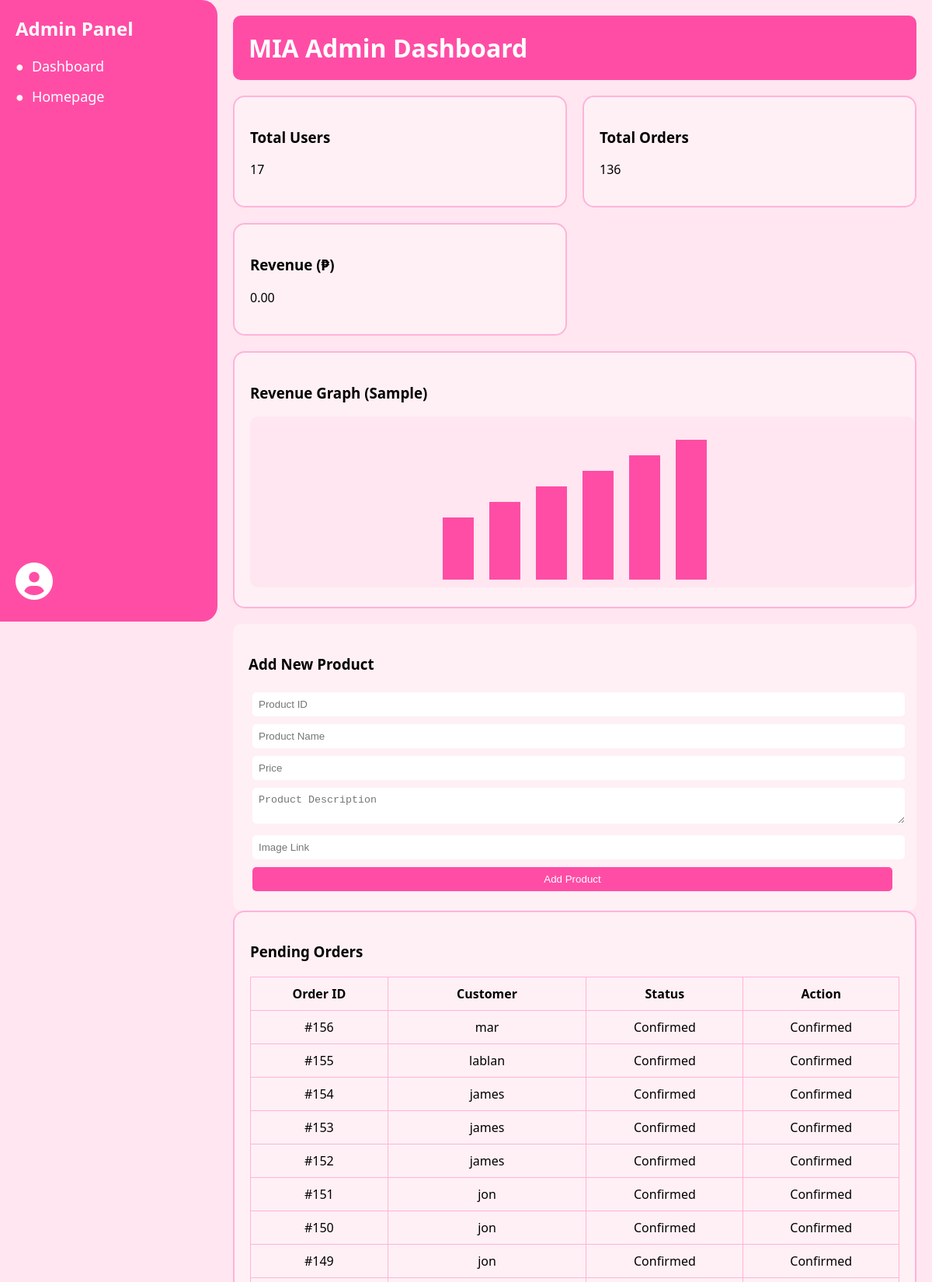
The page /admin_dashboard.php (upper part) on the database its author committed.
### tables this page shows
CREATE TABLE `orders` (
  `order_numbers` int(11) NOT NULL,
  `customer_name` varchar(100) NOT NULL,
  `address` varchar(100) NOT NULL,
  `email` varchar(100) NOT NULL,
  `user_name` varchar(20) NOT NULL,
  `password` varchar(255) NOT NULL,
  `Items` varchar(100) NOT NULL,
  `quantity` int(11) NOT NULL,
  `order_status` varchar(50) NOT NULL DEFAULT 'Processing',
  `user_id` int(11) NOT NULL
);

### admin_dashboard.php (the view, shortened to what this page needs)
<?php
$host = "127.0.0.1";
$user = "root";
$pass = "";
$db   = "m.i.a";
$conn = new mysqli($host, $user, $pass, $db);
$totalUsers = $conn->query("SELECT COUNT(*) AS total FROM users")->fetch_assoc()['total'];
$totalOrders = $conn->query("SELECT COUNT(*) AS total FROM orders")->fetch_assoc()['total'];
$totalRevenue = $conn->query("
    SELECT SUM(p.price * od.quantity) AS total_revenue
    FROM `order details table` od
    JOIN `product` p ON od.product_id = p.Product_id
")->fetch_assoc()['total_revenue'] ?? 0;
$orders_result = $conn->query("SELECT * FROM orders ORDER BY order_numbers DESC");
?>
<!DOCTYPE html>
<html lang="en">
<head>
<link rel="stylesheet" href="https://cdnjs.cloudflare.com/ajax/libs/font-awesome/6.0.0/css/all.min.css">
</head>
<body>
<div class="sidebar">
    <h2>Admin Panel</h2>
    <ul>
        <li><a href="admin_dashboard.php">Dashboard</a></li>
        <li><a href="homepage.php">Homepage</a></li>
    </ul>
    <div class="account-icon">
        <i class="fas fa-user-circle"></i>
    </div>
</div>
<div class="main">
    <div class="header">
        <h1>MIA Admin Dashboard</h1>
    </div>
    <div class="dashboard-grid">
        <div class="card"><h3>Total Users</h3><p><?php echo $totalUsers; ?></p></div>
        <div class="card"><h3>Total Orders</h3><p><?php echo $totalOrders; ?></p></div>
        <div class="card"><h3>Revenue (₱)</h3><p><?php echo number_format($totalRevenue,2); ?></p></div>
        <div class="card large-card">
            <h3>Revenue Graph (Sample)</h3>
        </div>
    </div>
    <form method="post">
        <h3>Add New Product</h3>
        <input type="text" name="product_id" placeholder="Product ID" required>
        <input type="text" name="product_name" placeholder="Product Name" required>
        <input type="number" step="0.01" name="price" placeholder="Price" required>
        <textarea name="description" placeholder="Product Description" required></textarea>
        <input type="text" name="image_link" placeholder="Image Link" required>
        <button type="submit" name="add_product">Add Product</button>
    </form>
    <div class="card large-card">
        <h3>Pending Orders</h3>
        <table>
            <tr>
                <th>Order ID</th>
                <th>Customer</th>
                <th>Status</th>
                <th>Action</th>
            </tr>
            <?php while($order = $orders_result->fetch_assoc()): ?>
            <tr>
                <td>#<?= $order['order_numbers'] ?></td>
                <td><?= htmlspecialchars($order['user_name']) ?></td>
                <td><?= $order['order_status'] ?></td>
                <td>
                    <?php if($order['order_status'] == 'Processing'): ?>
                        <a class="confirm-btn" href="admin_dashboard.php?confirm=<?= $order['order_numbers'] ?>">Confirm</a>
                    <?php else: ?>
                        Confirmed
                    <?php endif; ?>
                </td>
            </tr>
            <?php endwhile; ?>
        </table>
    </div>
</div>
</body>
</html>

### admin_dashboard.php (style rules this page uses)
body { font-family: 'Segoe UI', Tahoma, Geneva, Verdana, sans-serif; margin:0; padding:0; display:flex; background:#ffe6f0; }
.sidebar { width:280px; background:#ff4da6; color:white; height:100vh; padding:20px; box-sizing:border-box; border-radius:0 20px 20px 0; position:relative; }
.sidebar h2 { margin-top:0; font-size:24px; }
.sidebar ul { list-style:none; padding:0; }
.sidebar li { margin:15px 0; }
.sidebar a { color:white; text-decoration:none; font-size:18px; display:flex; align-items:center; }
.sidebar a::before { content:'●'; margin-right:10px; color:#fff0f5; }
.account-icon { position:absolute; bottom:20px; left:20px; font-size:48px; color:white; }
.main { flex:1; padding:20px; }
.header { background:#ff4da6; padding:20px; border-radius:10px; margin-bottom:20px; }
.header h1 { margin:0; color:white; }
.dashboard-grid { display:grid; grid-template-columns: repeat(auto-fit, minmax(300px, 1fr)); gap:20px; }
.card { background:#fff0f5; border:2px solid #ffb3d9; padding:20px; border-radius:15px; }
.large-card { grid-column: span 2; }
.bar-graph { width:100%; height:200px; background:#ffe6f0; border-radius:10px; padding:10px; }
form { background:#fff0f5; padding:20px; border-radius:10px; margin-top:20px; }
input, button, textarea { padding:8px; margin:5px; border-radius:5px; border:none; width: calc(100% - 16px); }
button { background:#ff4da6; color:white; cursor:pointer; }
table { width:100%; border-collapse:collapse; margin-top:20px; }
th, td { border:1px solid #ffb3d9; padding:10px; text-align:center; }

### rows shown on the page
orders: order_numbers "156", user_name "mar", order_status "Confirmed"
orders: order_numbers "155", user_name "lablan", order_status "Confirmed"
orders: order_numbers "154", user_name "james", order_status "Confirmed"
orders: order_numbers "153", user_name "james", order_status "Confirmed"
orders: order_numbers "152", user_name "james", order_status "Confirmed"
orders: order_numbers "151", user_name "jon", order_status "Confirmed"
orders: order_numbers "150", user_name "jon", order_status "Confirmed"
orders: order_numbers "149", user_name "jon", order_status "Confirmed"

### other values the page prints
$totalUsers "17"
$totalOrders "136"
$totalRevenue "0.00"
